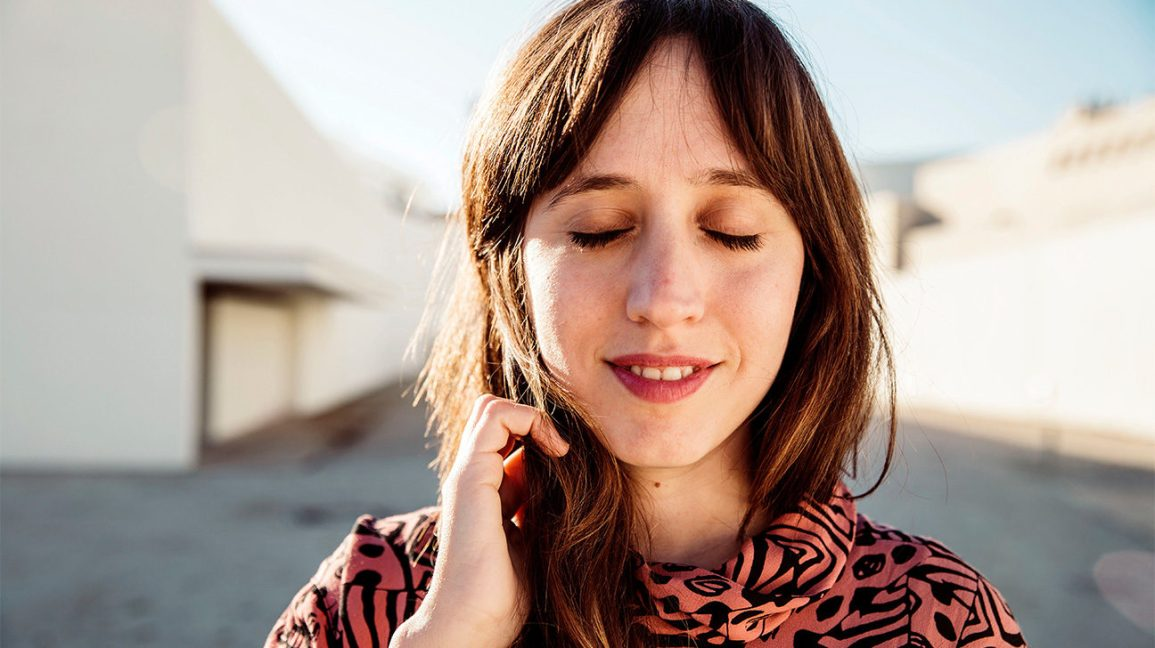
#> input picture Quiz3/IMG_6447.bmp, 1155 x 648 px
$ python Quiz3.py
#> lines starting #> are read from the running program, lines starting #| are printed output that depends on the picture
import cv2
import numpy as np

bmp_path = './IMG_6447.bmp'
r_channel = 'r_channel.bmp'
g_channel = 'g_channel.bmp'
b_channel = 'b_channel.bmp'
jpeg_path = 'jpeg_q100_compression.jpg'
png_path = 'png_compression.png'
jpeg2000_path = 'jpeg2000_compression.jp2'

jpeg_q25_path = 'jpeg_q25_compression.jpg'
jpeg_q50_path = 'jpeg_q50_compression.jpg'
jpeg_q95_path = 'jpeg_q95_compression.jpg'

img = cv2.imread(bmp_path)
#> img is the input picture: shape (648, 1155, 3); mean B, G, R 146.8, 155.4, 173
img_data = np.array(img)
print('Image Source Shape; Width, Height, Dimension:', img_data.shape)
#| Image Source Shape; Width, Height, Dimension: (648, 1155, 3)
b, g, r = cv2.split(img_data)
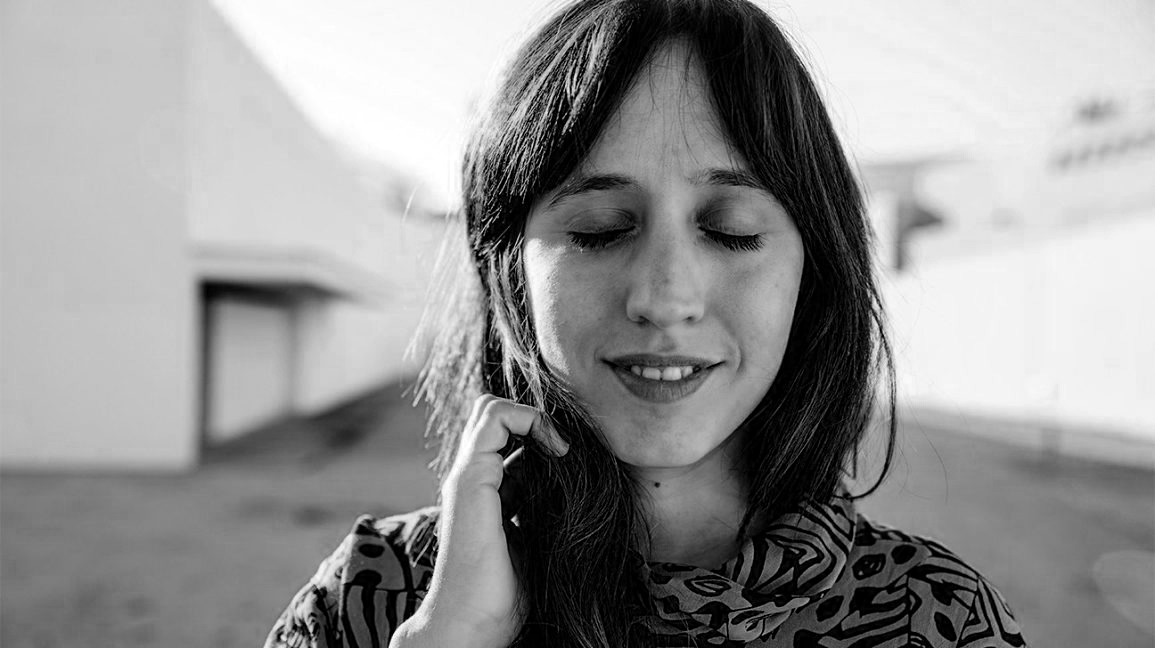
#> b: shape (648, 1155); min 0, max 255, mean 146.8
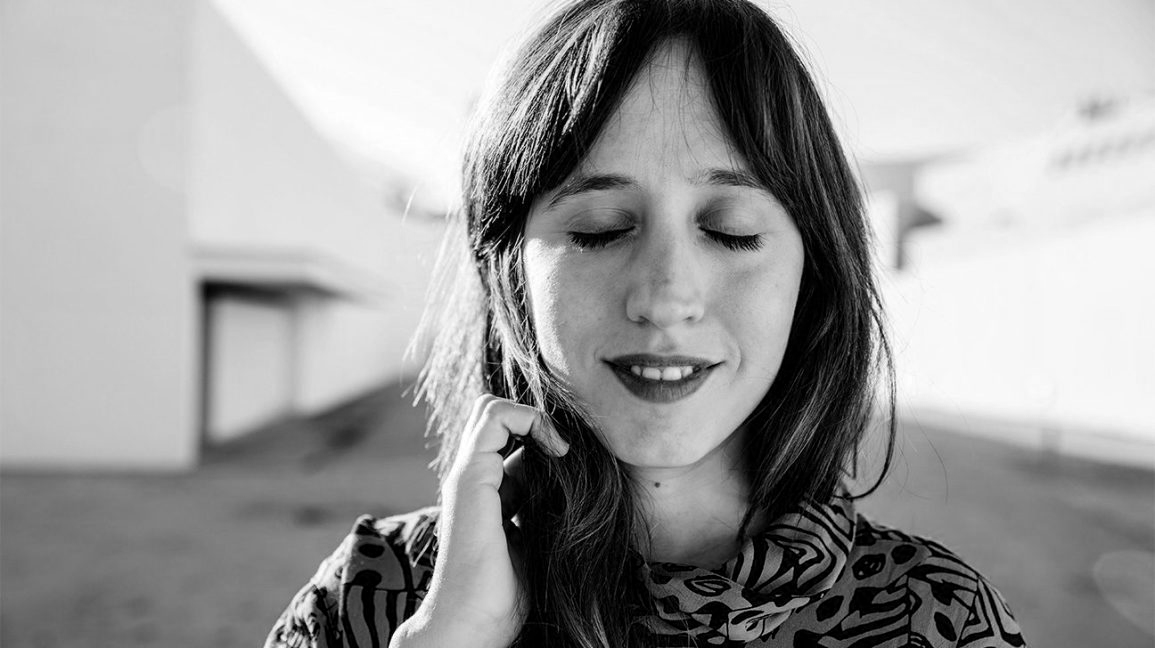
#> g: shape (648, 1155); min 0, max 255, mean 155.4
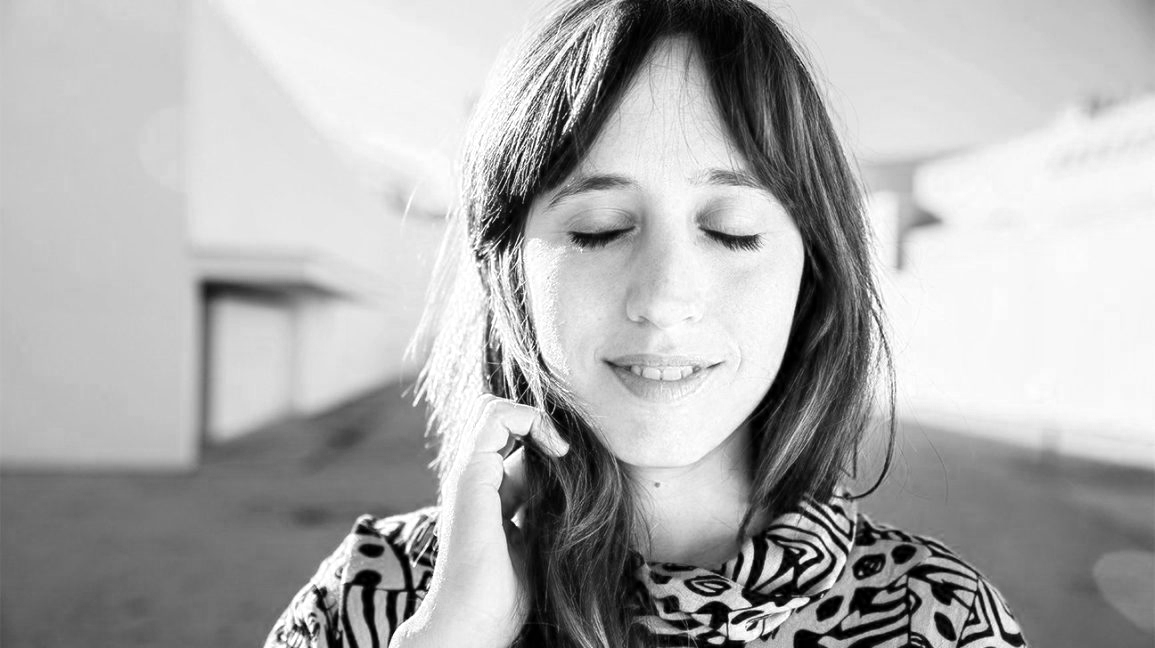
#> r: shape (648, 1155); min 0, max 255, mean 173
print('Image RGB Value; R:', r)
#> (printed output is left out)
print('Image RGB Check; R:', img_data[:, :, 2])
#> (printed output is left out)
print('Image RGB Value; G:', g)
#> (printed output is left out)
print('Image RGB Check; G:', img_data[:, :, 1])
#> (printed output is left out)
print('Image RGB Value; B:', b)
#> (printed output is left out)
print('Image RGB Check; B:', img_data[:, :, 0])
#> (printed output is left out)

cv2.imwrite(r_channel, r)
cv2.imwrite(g_channel, g)
cv2.imwrite(b_channel, b)

cv2.imwrite(jpeg_path, img_data, [cv2.IMWRITE_JPEG_QUALITY, 100])
cv2.imwrite(png_path, img_data, [cv2.IMWRITE_PNG_COMPRESSION, 9])
cv2.imwrite(jpeg2000_path, img_data, [cv2.IMWRITE_JPEG2000_COMPRESSION_X1000, 272])


cv2.imwrite(jpeg_q25_path, img_data, [cv2.IMWRITE_JPEG_QUALITY, 25])
cv2.imwrite(jpeg_q50_path, img_data, [cv2.IMWRITE_JPEG_QUALITY, 50])
cv2.imwrite(jpeg_q95_path, img_data, [cv2.IMWRITE_JPEG_QUALITY, 95])


# [7 lines of commented-out code are left out]
